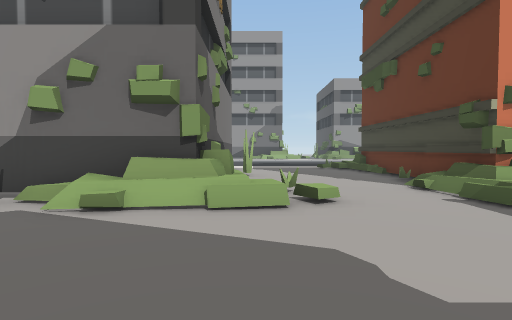
View 1 (above)

22 first-person views from a walk through a scene from a Unity 3-D project. The camera is 1.5 m above the floor, tilts 2° down and sees 80° across. The floor is counted in squares, 2 m on a side. Each view is taken from the middle of a square. On the plan, view 1 faces up. The plan holds only what a view shows up to about 10 squares ahead; the rest is blank. The place goes on beyond the plan. The player is left out.

View 2
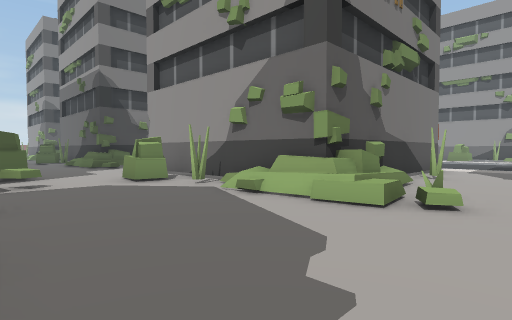

View 3
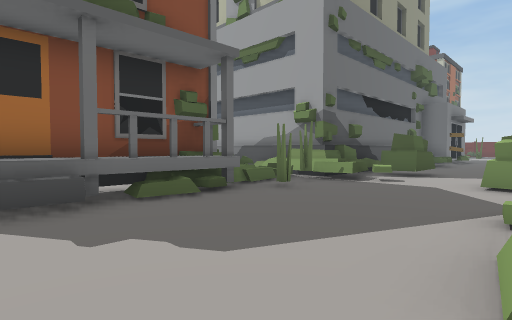

View 4
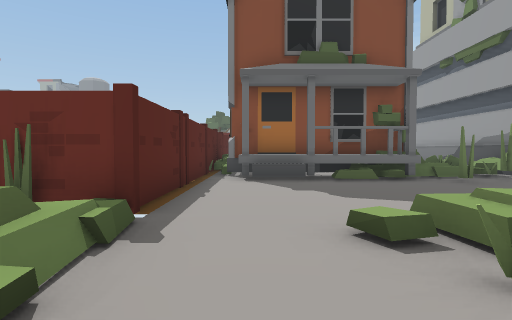

View 5
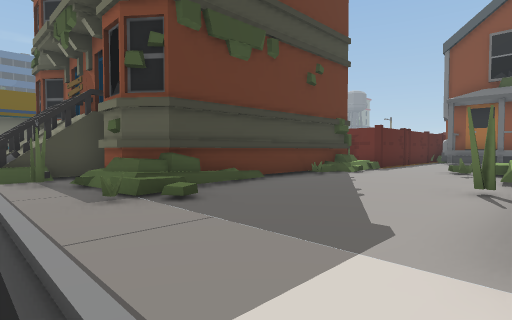

View 6
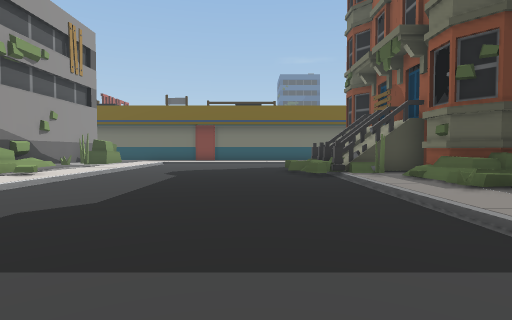

View 7
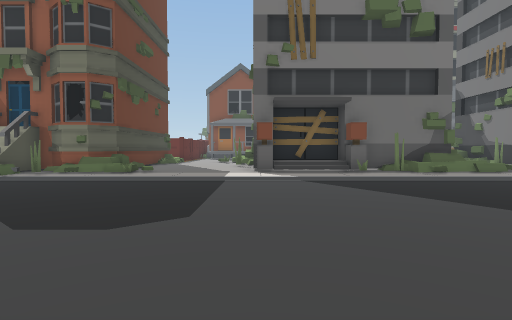

View 8
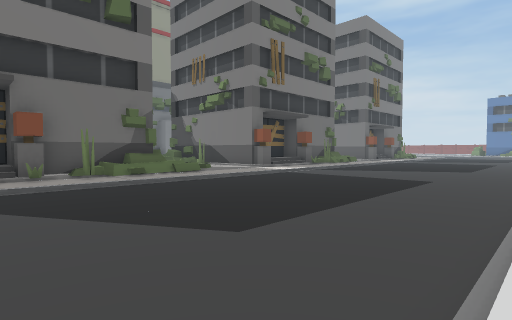

View 9
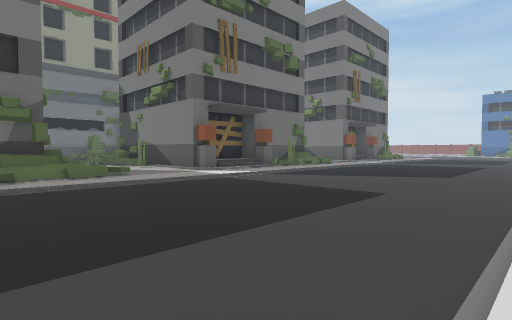

View 10
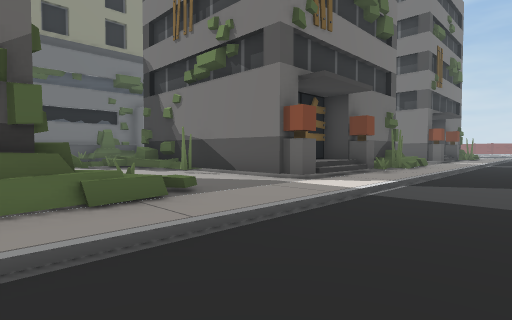

View 11
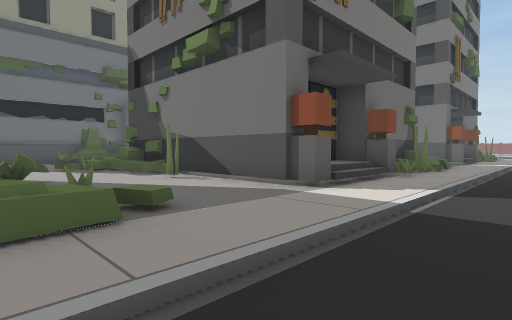

View 12
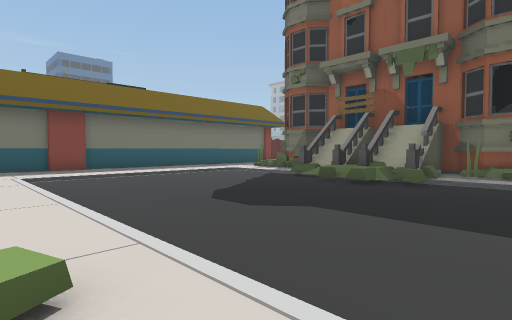

View 13
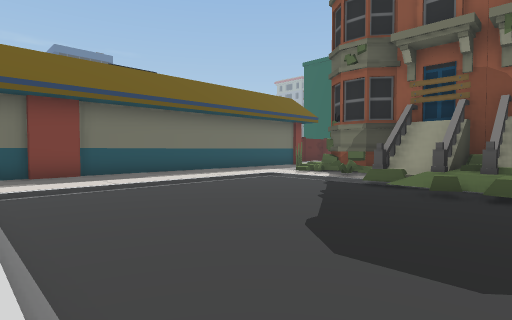

View 14
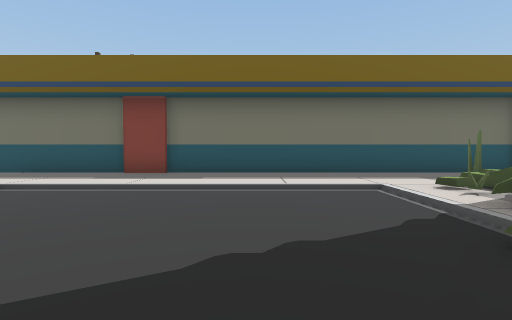

View 15
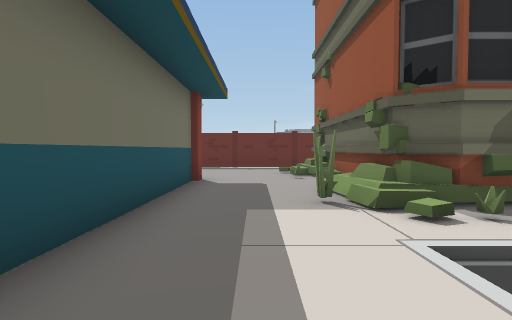

View 16
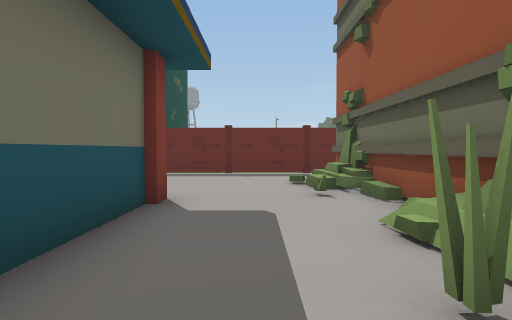

View 17
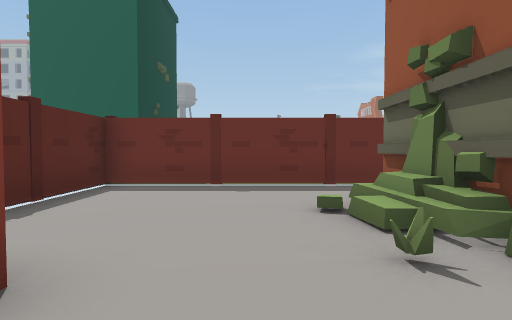

View 18
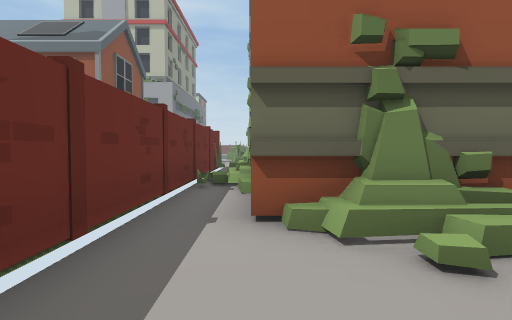

View 19
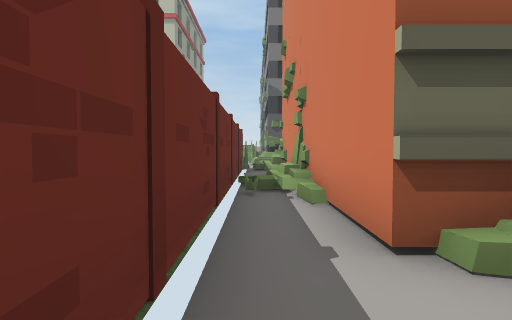

View 20
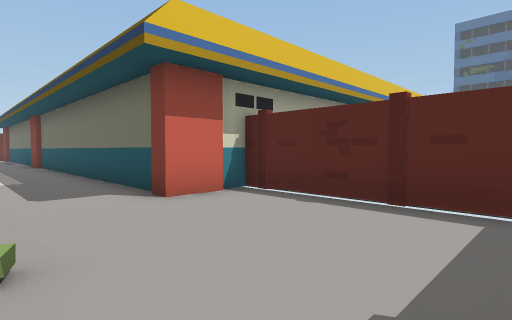

View 21
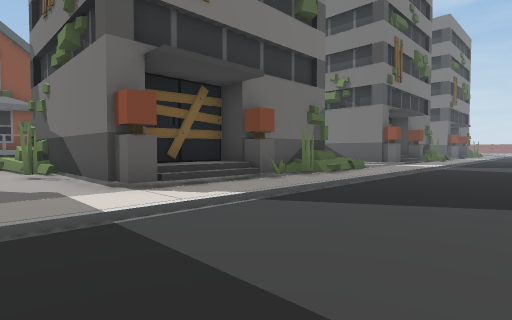

View 22
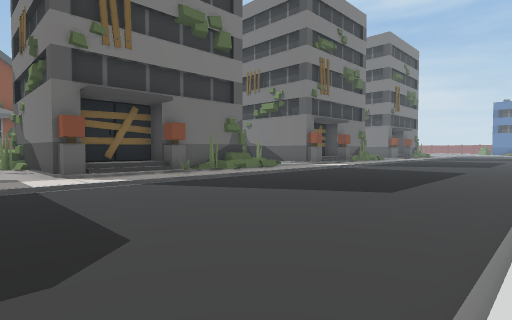

### Floor plan
Key: @ floor where view 1 was taken; # wall or solid block; x gap in a wall; . main floor; : floor 0.25 m higher than the main floor; + floor 1 m higher than the main floor; / step, stairs or slope; = window, fence, low wall or low ledge; ^ raised ledge; O other object.
Columns run from 17 left of view 1 to 18 right of it. Each row starts with its distance up from view 1.
 22                 /    //=///     /:#
 21       /////////////  //////////:::#
 20 ...............................:::#
 19 ...............................:::#
 18 ...............................:::#
 17  ..............................:::#
 16   .............................:::#
 15 ........................==.....:::#
 14 ......................./////...:::#
 13 :://:::::::::://::::=::#####===:::#
 12 ##//#:::===#:#//#:::=###########::#
 11 ##+/#:::=#####++#::::##########:::#
 10   ^ #:::      ^##::::#        #:::#
  9     #:::        #::::#        #:::##
  8     #:::=       #::::#        #=:::#
  7     ##:::       #::::#        #::::#
  6      #:::       #:::##        #::::#
  5      #=:  #######=::###########::::#
  4       =:   ###//=x:://#####=:::::::#
  3        ::::##:::::::##    ##########
  2        :::::::::::::#
  1         :##:=:::::::#
  0          :##=:#::@::#
 -1          ####x^^^#^^#
 -2            ##:#######
 -3            ##=      O

Where each view was taken, in squares from view 1:
view 1: 0 up, 0 right, facing up
view 2: 0 up, 2 right, facing up-left
view 3: 4 up, 2 right, facing down-left
view 4: 7 up, 2 right, facing down
view 5: 14 up, 1 left, facing down-right
view 6: 16 up, 2 left, facing right
view 7: 22 up, 1 left, facing down
view 8: 21 up, 3 left, facing down-left
view 9: 21 up, 6 left, facing down-left
view 10: 16 up, 7 left, facing down-left
view 11: 15 up, 8 left, facing down-left
view 12: 22 up, 4 right, facing down-right
view 13: 21 up, 7 right, facing down-right
view 14: 16 up, 8 right, facing right
view 15: 16 up, 15 right, facing down
view 16: 13 up, 15 right, facing down
view 17: 10 up, 15 right, facing down
view 18: 5 up, 16 right, facing left
view 19: 4 up, 15 right, facing left
view 20: 4 up, 14 right, facing up-right
view 21: 17 up, 1 right, facing down-left
view 22: 21 up, 1 right, facing down-left
